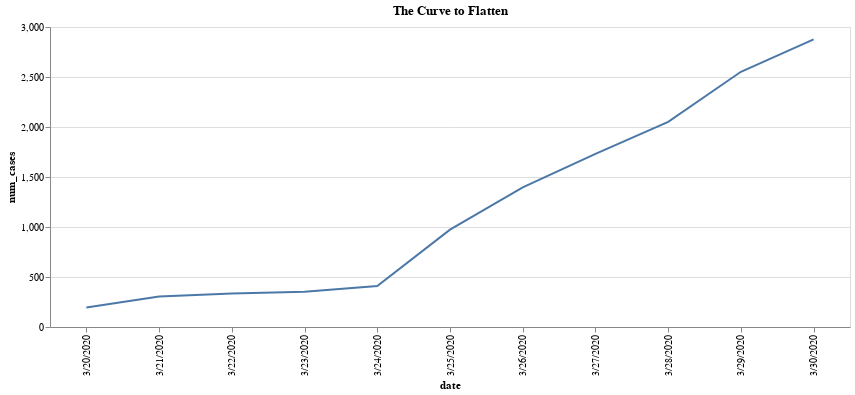

Source (notebook cell):
### Code cell
# Everybody loves a good chart.  This one should become more useful over time.

import altair as alt

totals = pd.DataFrame({'num_cases' : df_num_cases.astype({'num_cases': 'int'}).groupby("date")["num_cases"].sum()}).reset_index()

alt.Chart(totals, title="The Curve to Flatten").mark_line().encode(
    x='date:O',
    y='num_cases:Q'
).properties(
  width=800
).interactive(bind_y=False)

### Figure 1 — Vega-Lite specification as saved in the notebook (floating-point values rounded to 4 significant figures)
{"config": {"view": {"continuousWidth": 400, "continuousHeight": 300}}, "data": {"name": "data-8c4f4cba3a67fce14aece1dd5d77a88c"}, "mark": "line", "encoding": {"x": {"type": "ordinal", "field": "date"}, "y": {"type": "quantitative", "field": "num_cases"}}, "selection": {"selector002": {"type": "interval", "bind": "scales", "encodings": ["x"]}}, "title": "The Curve to Flatten", "width": 800, "$schema": "https://vega.github.io/schema/vega-lite/v4.0.2.json", "datasets": {"data-8c4f4cba3a67fce14aece1dd5d77a88c": [{"date": "3/20/2020", "num_cases": 194}, {"date": "3/21/2020", "num_cases": 304}, {"date": "3/22/2020", "num_cases": 334}, {"date": "3/23/2020", "num_cases": 352}, {"date": "3/24/2020", "num_cases": 410}, {"date": "3/25/2020", "num_cases": 974}, {"date": "3/26/2020", "num_cases": 1396}, {"date": "3/27/2020", "num_cases": 1731}, {"date": "3/28/2020", "num_cases": 2052}, {"date": "3/29/2020", "num_cases": 2552}, {"date": "3/30/2020", "num_cases": 2877}]}}
